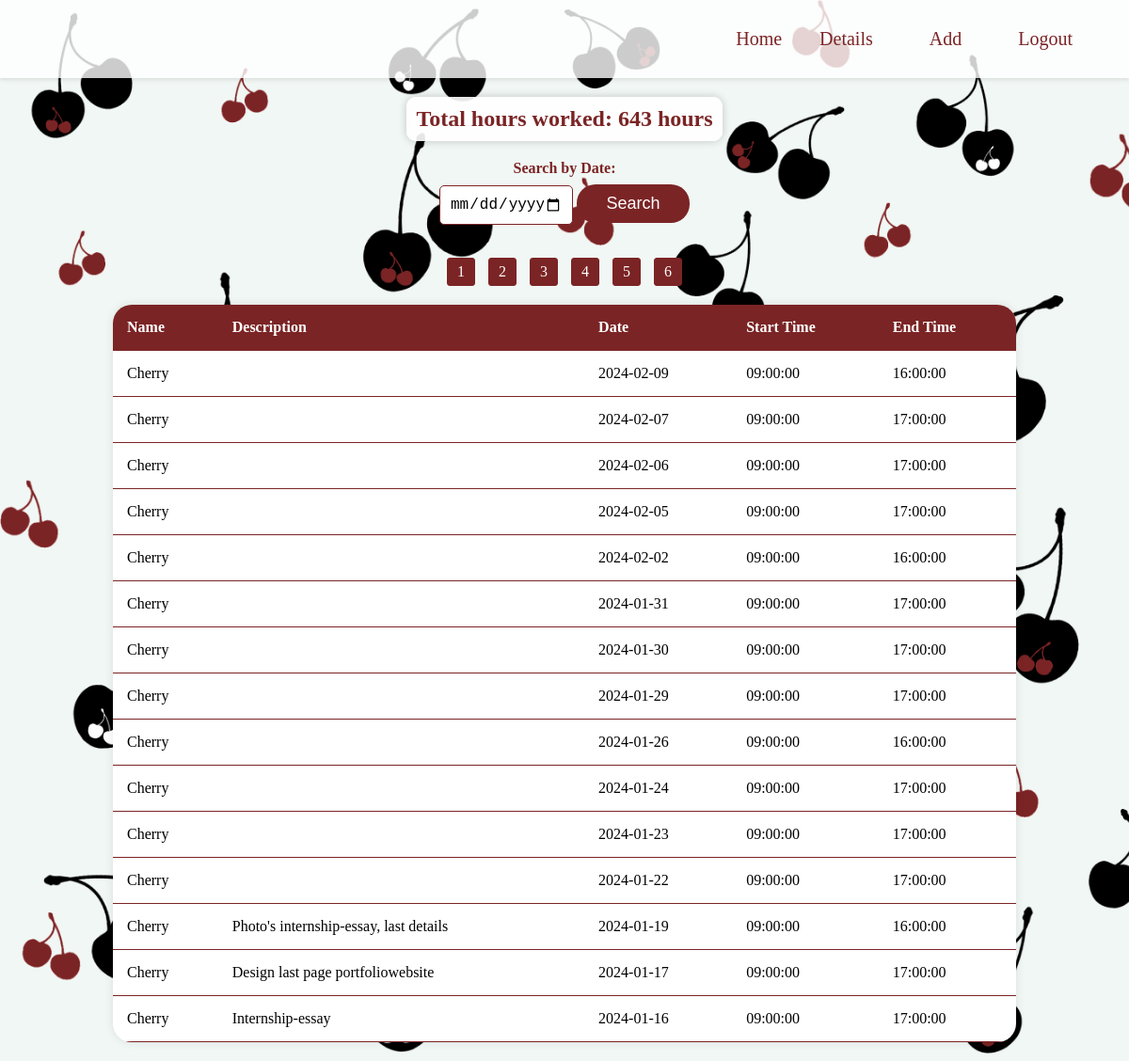
Page /home.php (signed in) on the committed database.
### tables this page shows
CREATE TABLE `appointments` (
  `id` int(11) NOT NULL,
  `date` date NOT NULL,
  `start_time` time NOT NULL,
  `finish_time` time NOT NULL,
  `username` varchar(255) NOT NULL,
  `description` text DEFAULT NULL
);

### home.php (the view, shortened to what this page needs)
<?php
$dbhost = "localhost";
$dbuser = "bit_academy";
$dbpass = "bit_academy";
$dbname = "cheyenne";
try {
    $conn = new PDO("mysql:host=$dbhost;dbname=$dbname", $dbuser, $dbpass);
    $conn->setAttribute(PDO::ATTR_ERRMODE, PDO::ERRMODE_EXCEPTION);
} catch (PDOException $e) {
    echo "Connection failed: " . $e->getMessage();
}
$totalHoursStmt = $conn->prepare("SELECT SUM(TIMESTAMPDIFF(HOUR, start_time, finish_time)) AS total_hours FROM appointments");
$totalHoursStmt->execute();
$totalHoursResult = $totalHoursStmt->fetch(PDO::FETCH_ASSOC);
$totalHours = $totalHoursResult['total_hours'];
if (isset($_POST['search_date'])) {
    $searchDate = $_POST['search_date'];
    $stmt = $conn->prepare("SELECT * FROM appointments WHERE date = :search_date ORDER BY date DESC");
    $stmt->bindParam(':search_date', $searchDate);
} else {
    $countStmt = $conn->prepare("SELECT COUNT(*) AS total_records FROM appointments");
    $countStmt->execute();
    $totalRecordsResult = $countStmt->fetch(PDO::FETCH_ASSOC);
    $totalRecords = $totalRecordsResult['total_records'];
    $recordsPerPage = 15;
    $currentPage = isset($_GET['page']) ? max(1, min(ceil($totalRecords / $recordsPerPage), intval($_GET['page']))) : 1;
    $startIndex = ($currentPage - 1) * $recordsPerPage;
    $stmt = $conn->prepare("SELECT * FROM appointments ORDER BY date DESC LIMIT :start, :per_page");
    $stmt->bindParam(':start', $startIndex, PDO::PARAM_INT);
    $stmt->bindParam(':per_page', $recordsPerPage, PDO::PARAM_INT);
}
$stmt->execute();
$result = $stmt->fetchAll(PDO::FETCH_ASSOC);
?>
<!DOCTYPE html>
<html lang="en">
	<head>
		<link rel="stylesheet" href="style.css">
	</head>
	<body>
		 <?php include 'nav.php'; ?>
		<div class="total-hours-container">
			<div class="total-hours">
				<div class="total-hours-text">Total hours worked: <?= $totalHours ?> hours</div>
			</div>
		</div>
		<div class="search-form">
			<form method="post" action="">
				<label for="search_date">Search by Date:</label>
				<input type="date" id="search_date" name="search_date">
				<button type="submit">Search</button>
			</form>
		</div>
		<table>
		  <thead>
			<tr>
			  <th>Name</th>
			  <th>Description</th>
			  <th>Date</th>
			  <th>Start Time</th>
			  <th>End Time</th>
			</tr>
		  </thead>
		  <tbody>
			<?php foreach ($result as $row): ?>
				<tr>
				  <td><?= $row['username'] ?></td>
				  <td><?= $row['description'] ?></td>
				  <td><?= $row['date'] ?></td>
				  <td><?= $row['start_time'] ?></td>
				  <td><?= $row['finish_time'] ?></td>
				</tr>
			<?php endforeach; ?>
			   <?php
				if (isset($totalRecords)) {
					$totalPages = ceil($totalRecords / $recordsPerPage);
					echo "<div class='pagination'>";
					for ($i = 1; $i <= $totalPages; $i++) {
						echo "<a href='?page=$i'>$i</a> ";
					}
					echo "</div>";
				}
				?>
		  </tbody>
		</table>
	</body>
</html>

### nav.php
<!DOCTYPE html>
<html>
	<body>
	<div class="nav">
		  <div class="nav-links"><br>
			<a href="home.php">Home</a>
			  <a href="details.php">Details</a>
			  <a href="add.php">Add</a>
			  <a href="logout.php">Logout</a>
			</div>
		</div>
	</body>
</html>

### style.css (style rules this page uses)
body { background-image: url('img/backgroundtest.png'); background-size: cover; height: 100%; margin: 0; }
.nav { display: flex; justify-content: space-between; align-items: flex-end; align-items: center; background-color: rgba(255, 255, 255, 0.8); padding: 20px; color: #7b2425; text-align: center; flex-direction: row-reverse; position: relative; z-index: 1; box-shadow: 0 2px 4px rgba(0, 0, 0, 0.1); max-height: 45px; }
.nav a { text-decoration: none; color: #7b2425; padding: 10px 20px; transition: background-color 0.3s ease; border-radius: 5px; }
.nav-links { list-style: none; margin: 0; padding: 0; display: flex; font-size: 20px; }
.nav-links a { display: block; }
.nav-links a + a { margin-right: 20px; }
table { width: 80%; margin: 20px auto; border-collapse: collapse; background-color: white; box-shadow: 0 0 10px rgba(0, 0, 0, 0.1); border-radius: 20px; overflow: hidden; }
th, td { padding: 15px; text-align: left; border-bottom: 1px solid #7b2425; }
th { background-color: #7b2425; color: white; }
.total-hours-container, .search-form { margin: 20px 0; text-align: center; }
.total-hours { display: inline-block; }
.total-hours-text { font-size: 24px; font-weight: bold; color: #7b2425; background-color: rgba(255, 255, 255, 0.9); padding: 10px; border-radius: 10px; box-shadow: 0 0 10px rgba(0, 0, 0, 0.2); }
.search-form label { display: block; margin-bottom: 8px; font-weight: bold; color: #7b2425; }
.search-form input[type="date"] { width: 10%; padding: 10px; margin-bottom: 15px; font-size: 16px; border: 1px solid #7b2425; border-radius: 5px; outline: none; }
.search-form button { width: 10%; padding: 10px; background-color: #7b2425; color: white; font-size: 18px; border: none; border-radius: 20px; cursor: pointer; }
.pagination { text-align: center; margin-top: 20px; }
.pagination a { display: inline-block; padding: 5px 10px; margin: 0 5px; background-color: #7b2425; color: white; border-radius: 3px; text-decoration: none; outline: none; border: 1px solid #7b2425; }

### rows in the picture
appointments: username "Cherry", date "2024-02-09", start_time "09:00:00", finish_time "16:00:00"
appointments: username "Cherry", date "2024-02-07", start_time "09:00:00", finish_time "17:00:00"
appointments: username "Cherry", date "2024-02-06", start_time "09:00:00", finish_time "17:00:00"
appointments: username "Cherry", date "2024-02-05", start_time "09:00:00", finish_time "17:00:00"
appointments: username "Cherry", date "2024-02-02", start_time "09:00:00", finish_time "16:00:00"
appointments: username "Cherry", date "2024-01-31", start_time "09:00:00", finish_time "17:00:00"
appointments: username "Cherry", date "2024-01-30", start_time "09:00:00", finish_time "17:00:00"
appointments: username "Cherry", date "2024-01-29", start_time "09:00:00", finish_time "17:00:00"
appointments: username "Cherry", date "2024-01-26", start_time "09:00:00", finish_time "16:00:00"
appointments: username "Cherry", date "2024-01-24", start_time "09:00:00", finish_time "17:00:00"
appointments: username "Cherry", date "2024-01-23", start_time "09:00:00", finish_time "17:00:00"
appointments: username "Cherry", date "2024-01-22", start_time "09:00:00", finish_time "17:00:00"
appointments: username "Cherry", description "Photo's internship-essay, last details", date "2024-01-19", start_time "09:00:00", finish_time "16:00:00"
appointments: username "Cherry", description "Design last page portfoliowebsite", date "2024-01-17", start_time "09:00:00", finish_time "17:00:00"
appointments: username "Cherry", description "Internship-essay", date "2024-01-16", start_time "09:00:00", finish_time "17:00:00"

### other values in the picture
$totalHours "643"
